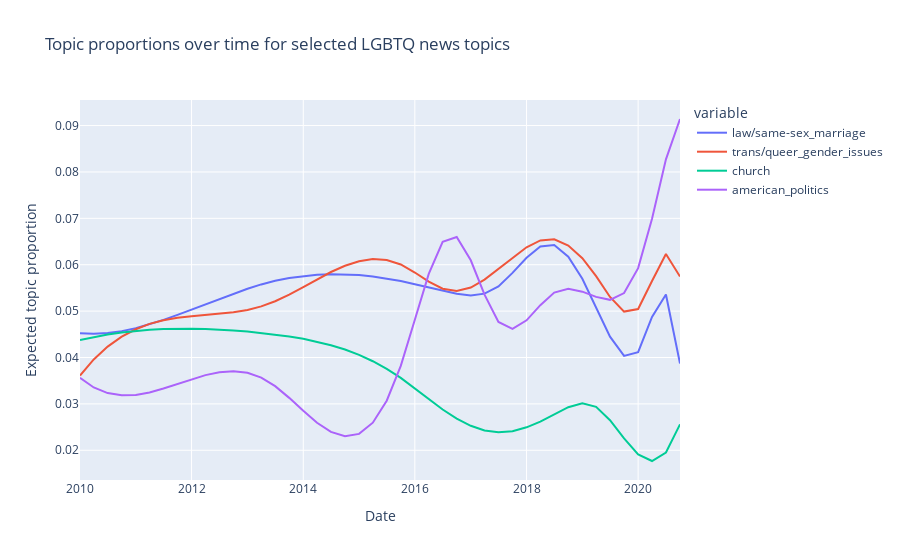

The notebook cell saved with this chart:
### Markdown cell above
## Plot topics

### Code cell
import plotly.express as px

fig = px.line(topicprops, x=topicprops.index, y=['law/same-sex_marriage', 'trans/queer_gender_issues',
#                                                  'education/corporations', 
#                                                 'social_media',
#                                                 'pride/black_identity',
#                                                 'political_ideologies/Nazism', 
                                                 'church',
#                                                 'movies', 'tv'
                                                'american_politics', 
#                                                  'british/irish_politics'
#                                                 'family',
                                                ], 
             labels=dict(index='Date', value='Expected topic proportion'),
             title='Topic proportions over time for selected LGBTQ news topics')
fig.show()
# Save
fig.write_image('/projects/fanfiction_lgbtq/output/plots/topics_over_time.pdf')
